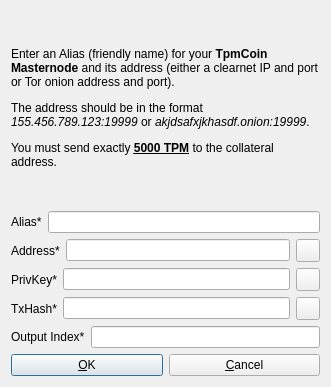
<?xml version="1.0" encoding="UTF-8"?>
<ui version="4.0">
 <class>AddEditAdrenalineNode</class>
 <widget class="QDialog" name="AddEditAdrenalineNode">
  <property name="geometry">
   <rect>
    <x>0</x>
    <y>0</y>
    <width>331</width>
    <height>387</height>
   </rect>
  </property>
  <property name="windowTitle">
   <string>Add/Edit TpmCoin Masternode</string>
  </property>
  <property name="modal">
   <bool>true</bool>
  </property>
  <layout class="QVBoxLayout" name="verticalLayout">
   <item>
    <widget class="QLabel" name="label_9">
     <property name="sizePolicy">
      <sizepolicy hsizetype="Preferred" vsizetype="Expanding">
       <horstretch>0</horstretch>
       <verstretch>0</verstretch>
      </sizepolicy>
     </property>
     <property name="text">
      <string>&lt;html&gt;&lt;head/&gt;&lt;body&gt;&lt;p&gt;Enter an Alias (friendly name) for your &lt;span style=&quot; font-weight:600;&quot;&gt;TpmCoin Masternode&lt;/span&gt; and its address (either a clearnet IP and port or Tor onion address and port).&lt;/p&gt;&lt;p&gt;The address should be in the format &lt;span style=&quot; font-style:italic;&quot;&gt;155.456.789.123:19999&lt;/span&gt; or &lt;span style=&quot; font-style:italic;&quot;&gt;akjdsafxjkhasdf.onion:19999&lt;/span&gt;. &lt;/p&gt;&lt;p&gt;You must send exactly &lt;span style=&quot; font-weight:600; text-decoration: underline;&quot;&gt;5000 TPM&lt;/span&gt; to the collateral address.&lt;/p&gt;&lt;/body&gt;&lt;/html&gt;</string>
     </property>
     <property name="wordWrap">
      <bool>true</bool>
     </property>
    </widget>
   </item>
   <item>
    <layout class="QHBoxLayout" name="horizontalLayout_4">
     <property name="bottomMargin">
      <number>0</number>
     </property>
     <item>
      <widget class="QLabel" name="label_4">
       <property name="text">
        <string>Alias*</string>
       </property>
      </widget>
     </item>
     <item>
      <widget class="QLineEdit" name="aliasLineEdit"/>
     </item>
    </layout>
   </item>
   <item>
    <layout class="QHBoxLayout" name="horizontalLayout_5">
     <property name="bottomMargin">
      <number>0</number>
     </property>
     <item>
      <widget class="QLabel" name="label_6">
       <property name="text">
        <string>Address*</string>
       </property>
      </widget>
     </item>
     <item>
      <widget class="QLineEdit" name="addressLineEdit"/>
     </item>
     <item>
      <widget class="QToolButton" name="AddEditAddressPasteButton">
       <property name="toolTip">
        <string>Paste address from clipboard</string>
       </property>
       <property name="text">
        <string/>
       </property>
       <property name="icon">
        <iconset resource="../bitcoin.qrc">
         <normaloff>:/icons/editpaste</normaloff>:/icons/editpaste</iconset>
       </property>
       <property name="shortcut">
        <string>Alt+P</string>
       </property>
      </widget>
     </item>
    </layout>
   </item>
   <item>
    <layout class="QHBoxLayout" name="horizontalLayout_3">
     <property name="bottomMargin">
      <number>0</number>
     </property>
     <item>
      <widget class="QLabel" name="label_5">
       <property name="text">
        <string>PrivKey*</string>
       </property>
      </widget>
     </item>
     <item>
      <widget class="QLineEdit" name="privkeyLineEdit"/>
     </item>
     <item>
      <widget class="QToolButton" name="AddEditPrivkeyPasteButton">
       <property name="toolTip">
        <string>Paste address from clipboard</string>
       </property>
       <property name="text">
        <string/>
       </property>
       <property name="icon">
        <iconset resource="../bitcoin.qrc">
         <normaloff>:/icons/editpaste</normaloff>:/icons/editpaste</iconset>
       </property>
       <property name="shortcut">
        <string>Alt+P</string>
       </property>
      </widget>
     </item>
    </layout>
   </item>
   <item>
    <layout class="QHBoxLayout" name="horizontalLayout_2">
     <property name="bottomMargin">
      <number>0</number>
     </property>
     <item>
      <widget class="QLabel" name="label_2">
       <property name="text">
        <string>TxHash*</string>
       </property>
      </widget>
     </item>
     <item>
      <widget class="QLineEdit" name="txhashLineEdit"/>
     </item>
     <item>
      <widget class="QToolButton" name="AddEditTxhashPasteButton">
       <property name="toolTip">
        <string>Paste address from clipboard</string>
       </property>
       <property name="text">
        <string/>
       </property>
       <property name="icon">
        <iconset resource="../bitcoin.qrc">
         <normaloff>:/icons/editpaste</normaloff>:/icons/editpaste</iconset>
       </property>
       <property name="shortcut">
        <string>Alt+P</string>
       </property>
      </widget>
     </item>
    </layout>
   </item>
   <item>
    <layout class="QHBoxLayout" name="horizontalLayout_8">
     <property name="bottomMargin">
      <number>0</number>
     </property>
     <item>
      <widget class="QLabel" name="label_8">
       <property name="text">
        <string>Output Index*</string>
       </property>
      </widget>
     </item>
     <item>
      <widget class="QLineEdit" name="outputindexLineEdit"/>
     </item>
    </layout>
   </item>
   <item>
    <layout class="QHBoxLayout" name="horizontalLayout_Buttons">
     <item>
      <widget class="QPushButton" name="okButton">
       <property name="text">
        <string>&amp;OK</string>
       </property>
      </widget>
     </item>
     <item>
      <widget class="QPushButton" name="cancelButton">
       <property name="text">
        <string>&amp;Cancel</string>
       </property>
       <property name="autoDefault">
        <bool>false</bool>
       </property>
      </widget>
     </item>
    </layout>
   </item>
  </layout>
 </widget>
 <resources>
  <include location="../bitcoin.qrc"/>
 </resources>
 <connections/>
</ui>
